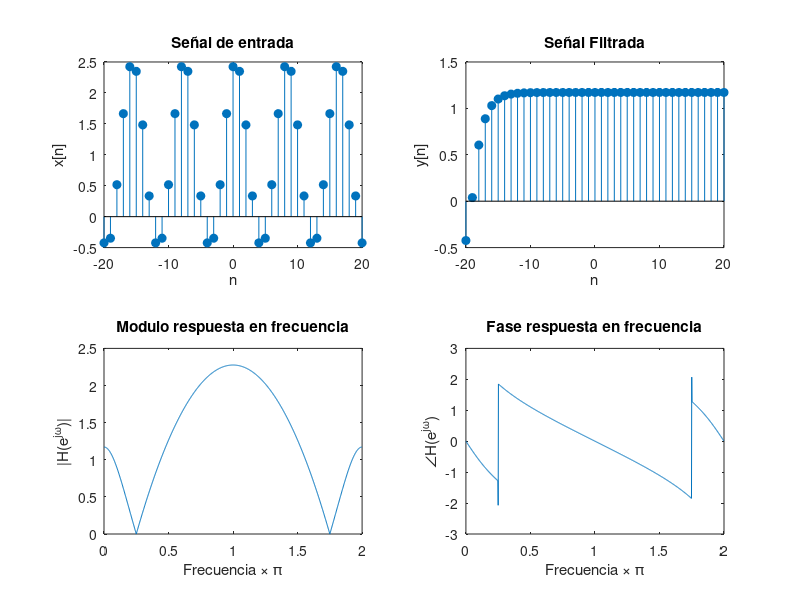
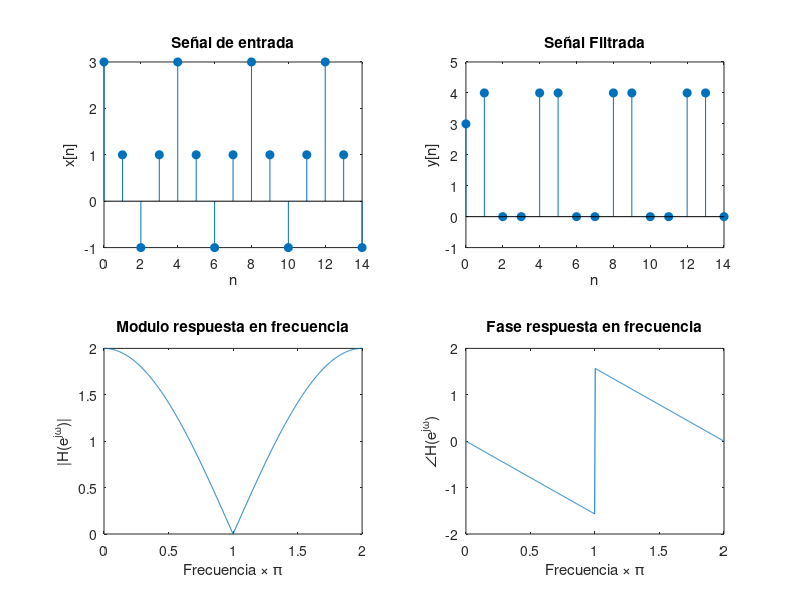
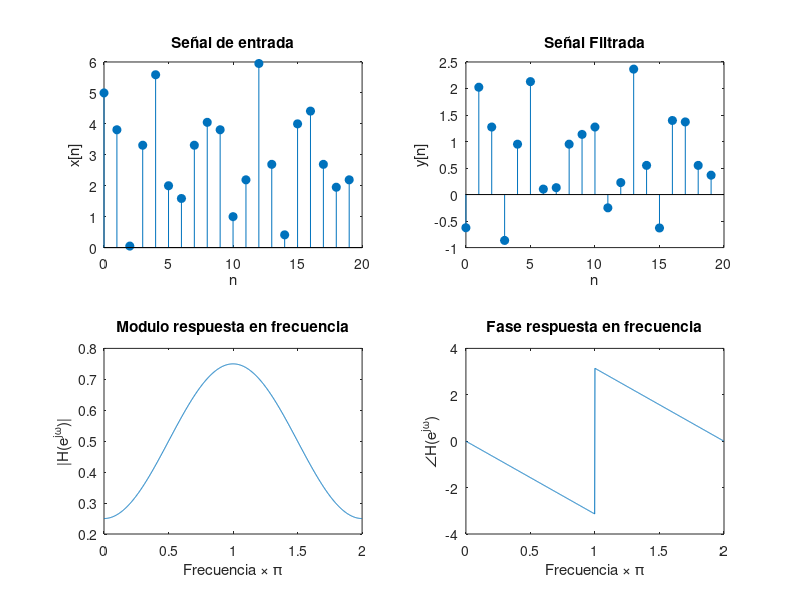

The MATLAB source for these figures, in order:
%% Tarea 6, Ejercicio 2, chequeo de los distintos sistemas
close all;                    % cierra todas las ventanas
clear all;                    % limpia todas las variables

%% Sistema 1
Muestras1 = 20;
n1 = -Muestras1:Muestras1;

sis1x = [1 -sqrt(2) 1];
sis1y = [1 -1/2];
x1 = cos(n1*pi/4+pi/8)+sin(n1*pi/4+pi/6)+1;
y1 = filter(sis1x,sis1y,x1);
[H1,w1] = freqz(sis1x,sis1y,1024,'whole');

figure('Name','Sistema 1')
    subplot(2,2,1);
        stem(n1,x1,'filled');
        title('Señal de entrada');
        xlabel('n'); ylabel('x[n]');
    subplot(2,2,2);
        stem(n1,y1,'filled');
        title('Señal Filtrada');
        xlabel('n'); ylabel('y[n]');
    subplot(2,2,3)
        plot(w1/pi,abs(H1));
        title('Modulo respuesta en frecuencia');
        xlabel('Frecuencia \times \pi');
        ylabel('|H(e^{j\omega})|')
    subplot(2,2,4)
        plot(w1/pi,angle(H1));
        title('Fase respuesta en frecuencia');
        xlabel('Frecuencia \times \pi');
        ylabel('\angle{H(e^{j\omega})}')

%% Sistema 2
Muestras2 = 15;
n2 = 0:Muestras2-1;

sis2 = [1 1];
x2 = 1+2*cos(n2*pi/2);
y2 = filter(sis2,1,x2);
[H2,w2] = freqz(sis2,1,1024,'whole');

figure('Name','Sistema 2')
    subplot(2,2,1);
        stem(n2,x2,'filled');
        title('Señal de entrada');
        xlabel('n'); ylabel('x[n]');
    subplot(2,2,2);
        stem(n2,y2,'filled');
        title('Señal Filtrada');
        xlabel('n'); ylabel('y[n]');
    subplot(2,2,3)
        plot(w2/pi,abs(H2));
        title('Modulo respuesta en frecuencia');
        xlabel('Frecuencia \times \pi');
        ylabel('|H(e^{j\omega})|')
    subplot(2,2,4)
        plot(w2/pi,angle(H2));
        title('Fase respuesta en frecuencia');
        xlabel('Frecuencia \times \pi');
        ylabel('\angle{H(e^{j\omega})}')

%% Sistema 3
Muestras3 = 20;
n3 = 0:Muestras3-1;

sis3 = [-1/8 1/2 -1/8];
x3 = 3+2*cos(n3*pi/2)+sin(n3*7*pi/10);
y3 = filter(sis3,1,x3);
[H3,w3] = freqz(sis3,1,1024,'whole');

figure('Name','Sistema 3')
    subplot(2,2,1);
        stem(n3,x3,'filled');
        title('Señal de entrada');
        xlabel('n'); ylabel('x[n]');
    subplot(2,2,2);
        stem(n3,y3,'filled');
        title('Señal Filtrada');
        xlabel('n'); ylabel('y[n]');
    subplot(2,2,3)
        plot(w3/pi,abs(H3));
        title('Modulo respuesta en frecuencia');
        xlabel('Frecuencia \times \pi');
        ylabel('|H(e^{j\omega})|')
    subplot(2,2,4)
        plot(w3/pi,angle(H3));
        title('Fase respuesta en frecuencia');
        xlabel('Frecuencia \times \pi');
        ylabel('\angle{H(e^{j\omega})}')
